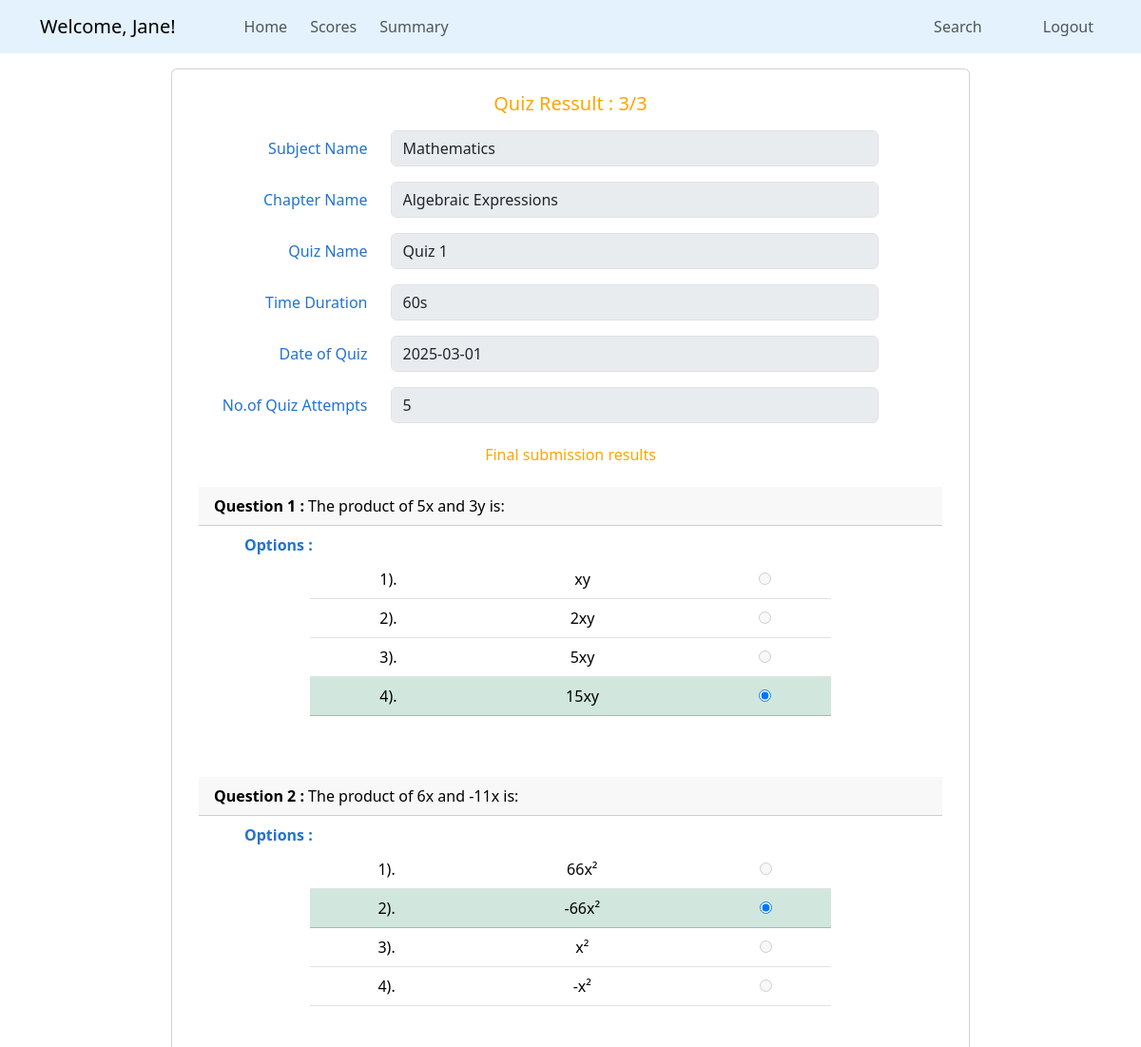
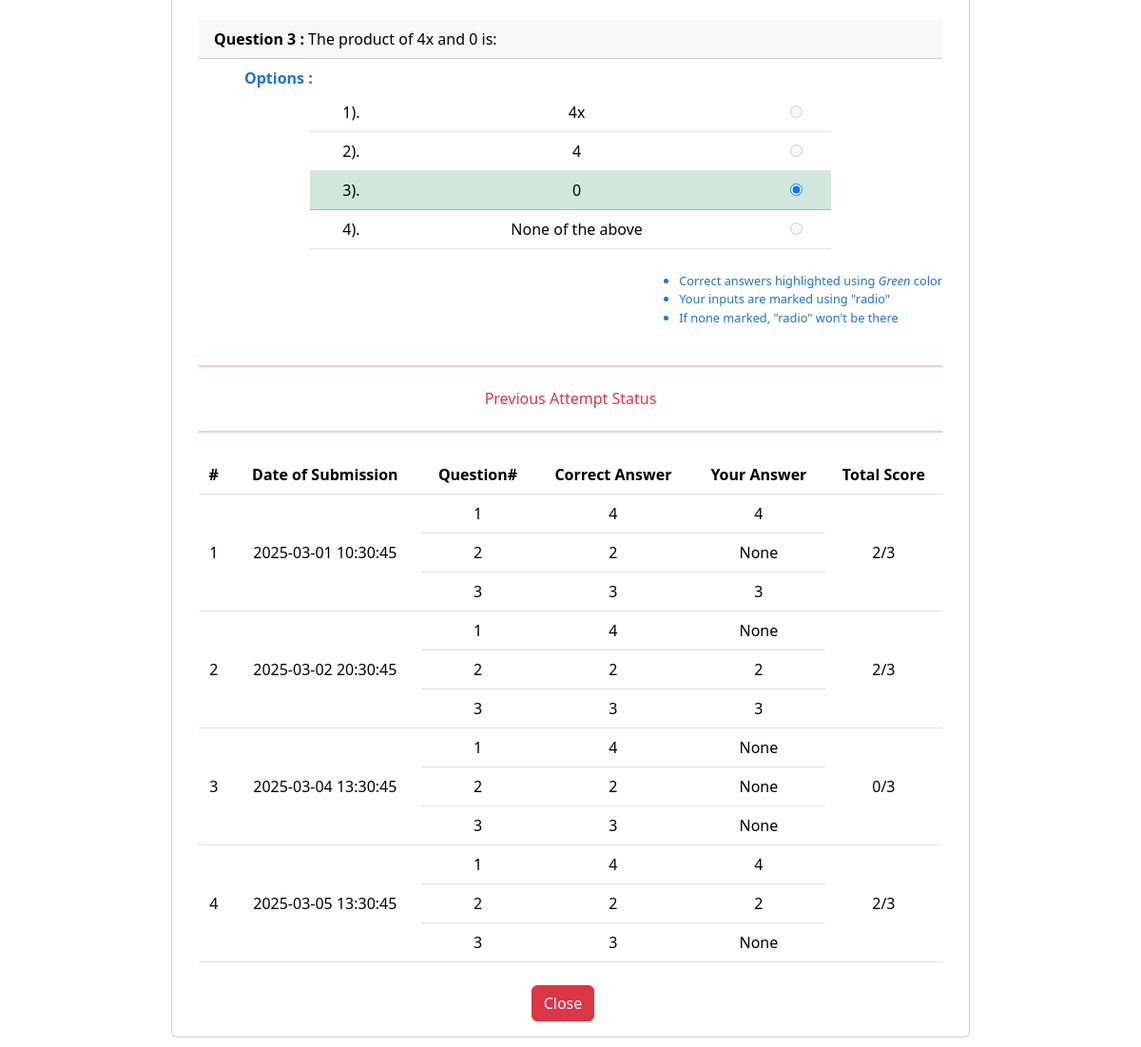
The app's page /results/5 (signed in) with its own data (2 pictures, top to bottom).
### quizapp/models.py (models this page shows, shortened)
class Scores(db.Model):
    scoreid = db.Column(db.Integer, primary_key = True)
    time_stamp_attempt = db.Column(db.DateTime, nullable = True, default = datetime.now)
    totalscore = db.Column(db.Integer, nullable = False)
    quizid = db.Column(db.Integer, db.ForeignKey('quiz.quizid'), nullable = False)
    userid = db.Column(db.Integer, db.ForeignKey('user.userid'), nullable = False)
    user_input = db.Column(db.Text, nullable = False, default = json.dumps([]))
    def get_inputs(self):
        return json.loads(self.user_input)

class Subject(db.Model):
    sid = db.Column(db.Integer, primary_key = True)
    description = db.Column(db.Text, nullable = False)
    sname = db.Column(db.String(60), nullable = False, unique = True)
    chapters = db.relationship('Chapter', backref = 'subject', lazy = True, cascade = 'all, delete')

class Chapter(db.Model):
    cid = db.Column(db.Integer, primary_key = True)
    cname = db.Column(db.String(60), nullable = False)
    description = db.Column(db.Text, nullable = False)
    subjectid = db.Column(db.Integer, db.ForeignKey('subject.sid'), nullable = False)
    quizzes = db.relationship('Quiz', backref = 'chapter', lazy = True, cascade = 'all, delete')

class Quiz(db.Model):
    quizid = db.Column(db.Integer, primary_key = True)
    qname = db.Column(db.String(60), nullable = False)
    dateofquiz = db.Column(db.DateTime, nullable = False)
    timeduration = db.Column(db.Integer, nullable = False)
    remarks = db.Column(db.String(30), nullable = True)
    chapterid = db.Column(db.Integer, db.ForeignKey('chapter.cid'), nullable = False) # (foreign key-chapter)
    question = db.relationship('Questions', backref = 'quiz', lazy = True, cascade = 'all, delete')
    scores = db.relationship('Scores', backref = 'quiz', lazy = True, cascade = 'all, delete')

class Questions(db.Model):
    qid = db.Column(db.Integer, primary_key = True)
    question_statement = db.Column(db.Text, nullable = False)
    option_a = db.Column(db.String(60), nullable = False)
    option_b = db.Column(db.String(60), nullable = False)
    option_c = db.Column(db.String(60), nullable = False)
    option_d = db.Column(db.String(60), nullable = False)
    correct_option = db.Column(db.Integer, nullable = False)
    quizid = db.Column(db.Integer, db.ForeignKey('quiz.quizid'), nullable = False)

### quizapp/routes.py (the view)
@app.route('/results/<int:sid>', methods = ['GET', 'POST'])
def view_result(sid):
    if 'user_id' in session:
        score = Scores.query.get_or_404(sid)
        quiz = Quiz.query.filter(Quiz.dateofquiz < today, Quiz.quizid == score.quizid).first()
        if not quiz:
            flash('Selected Quiz is still on', 'info')
            return redirect(url_for('scores_dashboard'))
        attempts = Scores.query.join(Scores.quiz).filter(Scores.userid == score.userid,
                                       Scores.quizid == score.quizid,
                                       Scores.scoreid != sid).order_by(Quiz.dateofquiz.asc())
        return render_template('users/view_result.html', score = score, attempts = attempts)
    flash('Login to access the page', 'danger')
    return redirect(url_for('login'))

### quizapp/templates/users/view_result.html
{% extends "users/base_dashboard.html" %}
{% block section %}
<div style="padding-bottom: 20px;">
    <form class="container card mt-3" id="answerForm" style="max-width: 70%;" method="POST">
        <div class="card-body mt-2" style="color: #2273cf;">
            <div class="card-title text-center mb-3">
                <h5 style="color: orange;">Quiz Ressult : {{ score.totalscore }}/{{ score.quiz.question | length}}
                </h5>
            </div>
            <div class="row mb-3">
                <label for="name" class="col-sm-3 col-form-label text-end">Subject Name</label>
                <div class="col-sm-8">
                    <input class="form-control" id="sname" name="sname" value="{{ score.quiz.chapter.subject.sname }}"
                        disabled>
                </div>
            </div>
            <div class="row mb-3">
                <label for="name" class="col-sm-3 col-form-label text-end">Chapter Name</label>
                <div class="col-sm-8">
                    <input class="form-control" id="cname" name="cname" value="{{ score.quiz.chapter.cname }}" disabled>
                </div>
            </div>
            <div class="row mb-3">
                <label for="name" class="col-sm-3 col-form-label text-end">Quiz Name</label>
                <div class="col-sm-8">
                    <input class="form-control" id="qname" name="qname" value="{{ score.quiz.qname }}" disabled>
                </div>
            </div>
            <div class="row mb-3">
                <label for="tduration" class="col-sm-3 col-form-label text-end">Time Duration</label>
                <div class="col-sm-8">
                    <input class="form-control" id="timeduration" name="tduration"
                        value="{{ score.quiz.timeduration }}s" disabled>
                </div>
            </div>
            <div class="row mb-3">
                <label for="qdate" class="col-sm-3 col-form-label text-end">Date of Quiz</label>
                <div class="col-sm-8">
                    <input class="form-control" id="qdate" name="qdate"
                        value="{{ score.quiz.dateofquiz.strftime('%Y-%m-%d') }}" disabled>
                </div>
            </div>
            <div class="row mb-3">
                <label for="qdate" class="col-sm-3 col-form-label text-end">No.of Quiz Attempts</label>
                <div class="col-sm-8">
                    <input class="form-control" id="qdate" name="qdate" value="{{ attempts.count() + 1 }}" disabled>
                </div>
            </div>
            <div class="mt-4 mb-4 text-center">
                <h6 style="color: orange;">Final submission results</h6>
            </div>
            {% for question in score.quiz.question %}
            {% set userIN = score.get_inputs()[loop.index - 1] %}
            <div class="card-header" style="color: black; {% if loop.index != 1 %} margin-top: 4rem; {% endif %}">
                <strong>Question {{ loop.index }} : </strong>{{ question.question_statement}}
            </div>
            <table class="table justify-content-center mx-auto text-center" style="max-width: 70%;">
                <tbody>
                    <div class="mt-2 mb-1" style="padding-left: 3rem;">
                        <strong>Options : </strong>
                    </div>
                    {% for idx in range(1, 5) %}
                    <tr class="{% if question.correct_option == idx %} table-success {% endif %}">
                        {% set option = question['option_' + ['a', 'b', 'c', 'd'][idx-1]] %}
                        <td>{{ idx }}).</td>
                        <td>{{ option }}</td>
                        <td>
                            <input type="radio" name="question_{{ question.qid }}_option" value="{{ idx }}" {% if
                                userIN==idx %} checked {% else %} disabled {% endif %}>
                        </td>
                    </tr>
                    {% endfor %}
                </tbody>
            </table>
            {% endfor %}
            <div class="d-flex justify-content-end mt-4" style="font-size: 0.8rem;">
                <ul>
                    <li>Correct answers highlighted using <em>Green</em> color</li>
                    <li>Your inputs are marked using "radio"</li>
                    <li>If none marked, "radio" won't be there</li>
                </ul>
            </div>
            {% if attempts.count() > 0 %}
            <hr class="mt-4 border-bottom border-danger">
            <div class="mt-4 text-center text-danger">
                <h6>Previous Attempt Status</h6>
            </div>
            <hr class="mt-4 mb-4 border-bottom border-danger">
            <table class="table text-center mt-3 align-middle">
                <thead>
                    <tr>
                        <th>#</th>
                        <th>Date of Submission</th>
                        <th>Question#</th>
                        <th>Correct Answer</th>
                        <th>Your Answer</th>
                        <th>Total Score</th>
                    </tr>
                </thead>
                <tbody>
                    {% for score in attempts %}
                    {% set questionCount = score.get_inputs() | length %}
                    <tr>
                        <td rowspan="{{ questionCount }}">{{ loop.index }}</td>
                        <td rowspan="{{ questionCount }}">{{ score.time_stamp_attempt.strftime('%Y-%m-%d %H:%M:%S') }}
                        </td>
                        <td>1</td>
                        <td>{{ score.quiz.question[0].correct_option }}</td>
                        <td>{{ score.get_inputs()[0] }}</td>
                        <td rowspan="{{ questionCount }}">{{ score.totalscore }}/{{ questionCount }}</td>
                    </tr>
                    {% for idx in range(1, questionCount) %}
                    <tr>
                        <td>{{ idx+1 }}</td>
                        <td>{{ score.quiz.question[idx].correct_option }}</td>
                        <td>{{ score.get_inputs()[idx] }}</td>
                        {% endfor %}
                    </tr>
                    {% endfor %}
                </tbody>
            </table>
            {% endif %}
            <div class="d-flex justify-content-around mt-4">
                <a href="{{ url_for('scores_dashboard') }}" class="btn btn-danger me-3">
                    Close
                </a>
            </div>
        </div>
    </form>
</div>
{% endblock %}

### records on screen
Scores: totalscore "3"
Subject: sname "Mathematics"
Chapter: cname "Algebraic Expressions"
Quiz: qname "Quiz 1", tduration "60s", qdate "2025-03-01"
Questions: question_statement "The product of 5x and 3y is:", idx "1" "2" "3" "4", option_a "xy" "2xy" "5xy" "15xy"
Questions: question_statement "The product of 6x and -11x is:", idx "1" "2" "3" "4", option_a "66x²" "-66x²" "x²" "-x²"
Questions: question_statement "The product of 4x and 0 is:", idx "1" "2" "3" "4", option_a "4x" "4" "0" "None of the above"
Scores: time_stamp_attempt "2025-03-01 10:30:45", quiz "4", user_input "4", totalscore "2", questionCount "3", idx "2" "3", quiz "2" "3", user_input "None" "3"
Scores: time_stamp_attempt "2025-03-02 20:30:45", quiz "4", user_input "None", totalscore "2", questionCount "3", idx "2" "3", quiz "2" "3", user_input "2" "3"
Scores: time_stamp_attempt "2025-03-04 13:30:45", quiz "4", user_input "None", totalscore "0", scoreid "3", idx "2" "3", quiz "2" "3", user_input "None" "None"
Scores: time_stamp_attempt "2025-03-05 13:30:45", quiz "4", user_input "4", totalscore "2", questionCount "3", idx "2" "3", quiz "2" "3", user_input "2" "None"

### other values on screen
{{ session.get('user_name') }} "Jane"
{{ score.quiz.question | length }} "3"
